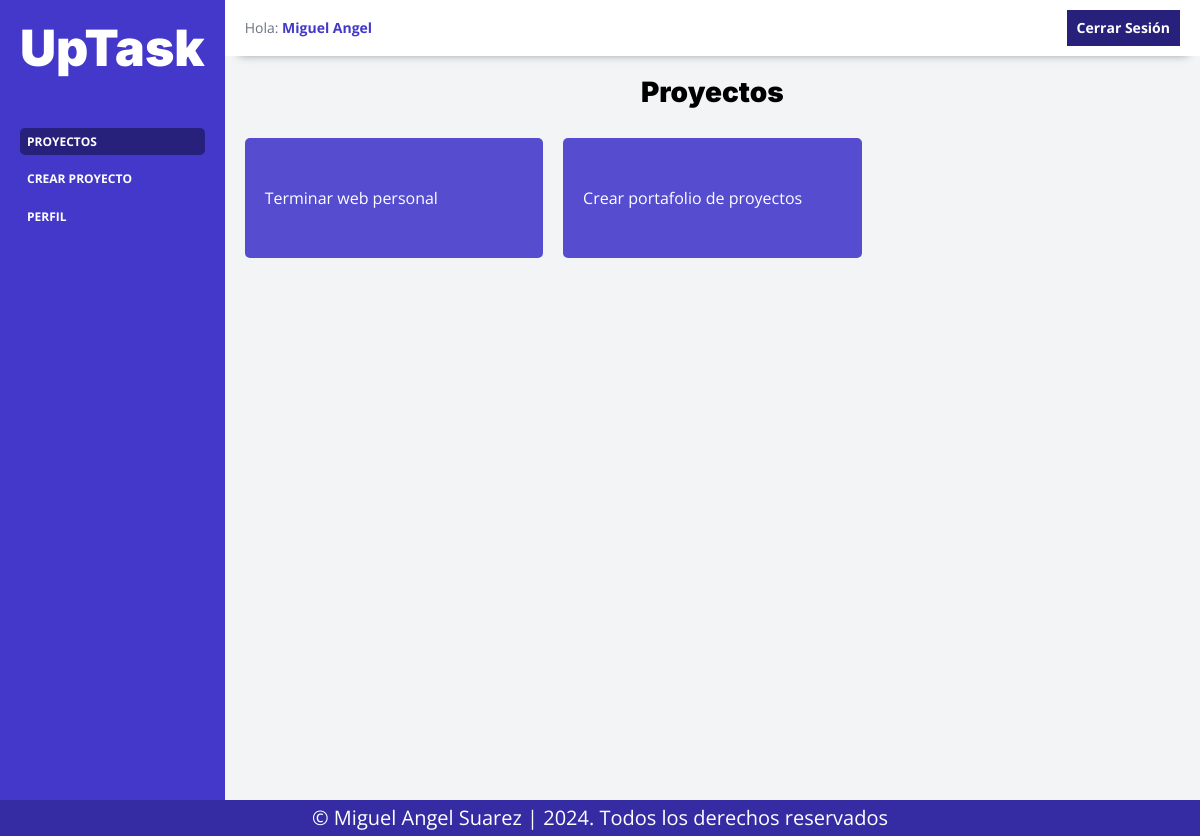
/dashboard (signed in), run on an earlier commit of the app's database.
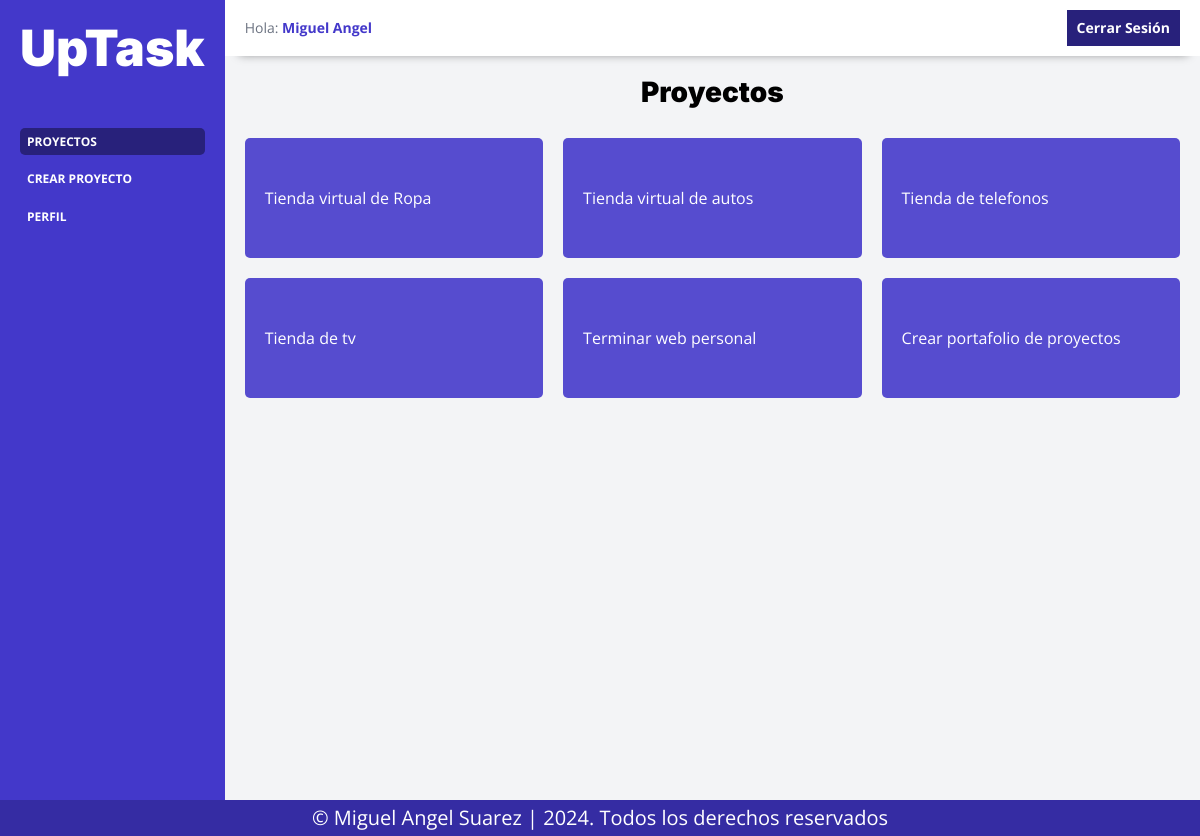
And on a later commit of the database.
### tables this page shows
CREATE TABLE `proyectos` (
  `id` int(11) NOT NULL,
  `proyecto` varchar(60) DEFAULT NULL,
  `url` varchar(32) DEFAULT NULL,
  `propietarioId` int(11) DEFAULT NULL
);

### controllers/DashboardController.php (called while the page is built, shortened)
<?php
class DashboardController{
    public static function index(Router $router){
        $id=$_SESSION['id'];
        $proyectos=Proyecto::belongsTo('propietarioId', $id);
        $router->render('dashboard/index', [
            'titulo'=>'Proyectos',
            'proyectos'=>$proyectos
        ]);
    }
}
?>

### public/index.php (called while the page is built, shortened)
<?php
$router = new Router();
$router->get('/', [LoginController::class, 'login']);
$router->post('/', [LoginController::class, 'login']);
$router->get('/logout', [LoginController::class, 'logout']);
$router->get('/crear', [LoginController::class, 'crear']);
$router->post('/crear', [LoginController::class, 'crear']);
$router->get('/olvide', [LoginController::class, 'olvide']);
$router->post('/olvide', [LoginController::class, 'olvide']);
$router->get('/reestablecer', [LoginController::class, 'reestablecer']);
$router->post('/reestablecer', [LoginController::class, 'reestablecer']);
$router->get('/mensaje', [LoginController::class, 'mensaje']);
$router->get('/confirmar', [LoginController::class, 'confirmar']);
$router->get('/dashboard', [DashboardController::class, 'index']);
$router->get('/crear-proyecto', [DashboardController::class, 'crear_proyecto']);
$router->post('/crear-proyecto', [DashboardController::class, 'crear_proyecto']);
$router->get('/proyecto', [DashboardController::class, 'proyecto']);
$router->get('/perfil', [DashboardController::class, 'perfil']);
$router->post('/perfil', [DashboardController::class, 'perfil']);
$router->get('/cambiar-password', [DashboardController::class, 'cambiar_password']);
$router->post('/cambiar-password', [DashboardController::class, 'cambiar_password']);
$router->get('/api/tareas', [TareaController::class, 'index']);
$router->post('/api/tarea', [TareaController::class, 'crear']);
$router->post('/api/tarea/actualizar', [TareaController::class, 'actualizar']);
$router->post('/api/tarea/eliminar', [TareaController::class, 'eliminar']);
$router->comprobarRutas();

### models/ActiveRecord.php (called while the page is built, shortened)
<?php
class ActiveRecord {
    protected static $db;
    protected static $tabla = '';
    public static function setDB($database) {
        self::$db = $database;
    }
    public static function belongsTo($columna, $valor) {
        $query = "SELECT * FROM " . static::$tabla . " WHERE ${columna} = '${valor}'";
        $resultado = self::consultarSQL($query);
        return $resultado ;
    }
    public static function consultarSQL($query) {
        $resultado = self::$db->query($query);
        $array = [];
        while($registro = $resultado->fetch_assoc()) {
            $array[] = static::crearObjeto($registro);
        }
        return $array;
    }
    protected static function crearObjeto($registro) {
        $objeto = new static;
        foreach($registro as $key => $value ) {
            if(property_exists( $objeto, $key  )) {
                $objeto->$key = $value;
            }
        }
        return $objeto;
    }
}

### views/dashboard/index.php (the view)
<?php require_once __DIR__ ."/header-dashboard.php";?>
    <?php if (count($proyectos)===0){ ?>
        <p class="no-proyectos">No hay proyectos Aún <a href="/crear-proyecto">Comienza creando uno</a></p>
        <?php } else { ?>
            <ul class="listado-proyectos">
                <?php  foreach($proyectos as $proyecto) {?>
                    <li class="proyecto">
                        <a href="/proyecto?id=<?php echo $proyecto->url;?>">
                            <?php echo $proyecto->proyecto; ?>
                        </a>
                    </li>
                    <?php } ?>
            </ul>
        <?php } ?>
<?php require_once __DIR__ ."/footer-dashboard.php";?>

### views/dashboard/header-dashboard.php
<div class="dashboard">
    <?php require_once __DIR__ . "/../templates/sidebar.php";  ?>
    <div class="principal">
        <?php include_once __DIR__.'/../templates/barra.php'; ?>
            <div class="contenido">
                <h2 class="nombre-pagina"><?php echo $titulo; ?></h2>

### views/templates/sidebar.php (shortened to what this page needs)
<aside class="sidebar">
    <div class="contenedor-sidebar">
     <h2>UpTask</h2>
    </div>
    <nav class="sidebar-nav">
        <a class=" <?php echo ($titulo === 'Proyectos') ? 'activo': ''; ?>" href="/dashboard">Proyectos</a>
        <a class=" <?php echo ($titulo === 'Crear proyecto') ? 'activo': ''; ?>" href="/crear-proyecto">Crear proyecto</a>
        <a class=" <?php echo ($titulo === 'Perfil') ? 'activo': ''; ?>" href="perfil">Perfil</a>
    </nav>
</aside>

### views/templates/barra.php (shortened to what this page needs)
<div class="barra">
    <p>Hola: <span><?php echo $_SESSION['nombre']; ?></span></p>
    <a href="/logout" class="cerrar-session">Cerrar Sesión</a>
</div>

### views/dashboard/footer-dashboard.php (shortened to what this page needs)
        </div>
    </div>
</div>
<footer class="footer text-white bg-indigo">
    <p class="text-center  m-0 text-white">&copy; <span>Miguel Angel Suarez | <?php echo(date('Y') ); ?></span>. Todos los derechos reservados</p>
    </footer>

### Router.php (shortened to what this page needs)
<?php
class Router
{
    public array $getRoutes = [];
    public array $postRoutes = [];
    public function get($url, $fn)
    {
        $this->getRoutes[$url] = $fn;
    }
    public function post($url, $fn)
    {
        $this->postRoutes[$url] = $fn;
    }
    public function comprobarRutas()
    {
        $currentUrl = strtok($_SERVER['REQUEST_URI'], '?') ?? '/';
        $method = $_SERVER['REQUEST_METHOD'];
        if ($method === 'GET') {
            $fn = $this->getRoutes[$currentUrl] ?? null;
        } else {
            $fn = $this->postRoutes[$currentUrl] ?? null;
        }
        if ( $fn ) {
            call_user_func($fn, $this);
        } else {
            echo "Página No Encontrada o Ruta no válida";
        }
    }
    public function render($view, $datos = [])
    {
        include_once __DIR__ . "/views/$view.php";
        $contenido = ob_get_clean();
        include_once __DIR__ . '/views/layout.php';
    }
}

### views/layout.php (shortened to what this page needs)
<!DOCTYPE html>
<html lang="es">
<head>
    <link rel="stylesheet" href="build/css/app.css">
</head>
<body>
    <?php echo $contenido; ?>
</body>
</html>

### public/build/css/app.css (style rules this page uses)
html { line-height:1.15;-webkit-text-size-adjust:100% }
body { margin:0 }
a { background-color:rgba(0,0,0,0) }
*,*:before,*:after { box-sizing:inherit }
html { font-size:62.5%;box-sizing:border-box;height:100% }
body { font-family:"Open Sans",sans-serif;font-size:1.6rem;min-height:100% }
a { text-decoration:none }
.bg-indigo { background-color:#352ca3 }
.m-0 { margin:0 }
h1,h2,h3 { font-family:"Inter",sans-serif;margin:0 0 2.5rem 0;font-weight:900 }
h2 { font-size:5rem }
p { font-size:2rem;color:#6b7280;line-height:1.8 }
.text-center { text-align:center }
.text-white { color:#fff }
.dashboard { background-color:#f3f4f6 }
@media (min-width: 768px) { .dashboard { display:flex;height:100vh } }
.dashboard .principal { flex:1;overflow:scroll }
.dashboard .contenido { padding:2rem }
.dashboard .contenido .nombre-pagina { text-align:center;font-size:2.8rem }
.sidebar { opacity:0;background-color:#4338ca;height:0;overflow:hidden;transition-property:opacity;transition-duration:500ms }
@media (min-width: 768px) { .sidebar { height:100%;opacity:1;padding:2rem;background-color:#4338ca } }
.sidebar .contenedor-sidebar { display:flex;justify-content:space-between;text-align:center }
.sidebar .contenedor-sidebar h2 { color:#fff;margin:0;text-align:center }
.sidebar .sidebar-nav { margin-top:5rem }
.sidebar a { color:#fff;display:block;margin-bottom:1.5rem;padding:.7rem;transition-property:background-color;transition-duration:300ms;text-transform:uppercase;font-weight:bold;font-size:2.4rem;margin-bottom:2rem;text-align:center }
.sidebar a:hover,.sidebar a.activo { background-color:#28217b;border-radius:.5rem }
@media (min-width: 768px) { .sidebar a { font-size:1.2rem;margin-bottom:1rem;text-align:left } }
.barra { display:none }
@media (min-width: 768px) { .barra { background-color:#fff;padding:1rem 2rem;box-shadow:1px 12px 9px -13px rgba(0,0,0,.4);display:flex;justify-content:space-between;align-items:center } }
.barra p { margin:0;font-size:1.4rem }
.barra p span { font-weight:700;color:#4338ca }
.barra .cerrar-session { background-color:#28217b;padding:1.5rem 4rem;color:#fff;font-size:1.6rem;display:inline-block;font-weight:700;border:none;transition-property:background-color;transition-duration:.3s;text-align:center;display:block;width:100%;font-size:1.4rem;padding:1rem;margin-top:1rem }
@media (min-width: 768px) { .barra .cerrar-session { width:auto } }
@media (min-width: 768px) { .barra .cerrar-session { margin-top:0 } }
.listado-proyectos { list-style:none;padding:0;margin-top:3rem;display:grid;gap:2rem;grid-template-columns:repeat(1, 1fr) }
@media (min-width: 768px) { .listado-proyectos { display:grid;gap:2rem;grid-template-columns:repeat(2, 1fr) } }
@media (min-width: 1024px) { .listado-proyectos { display:grid;gap:2rem;grid-template-columns:repeat(3, 1fr) } }
.listado-proyectos .proyecto { background-color:#564ccf;min-height:12rem;display:flex;align-items:center;padding:2rem;line-height:2;border-radius:5px }
.listado-proyectos .proyecto a { color:#fff }

What changed in the data, as far as the page shows it:
now on this page (row edited): proyectos: proyecto "Tienda virtual de Ropa"
now on this page (row edited): proyectos: proyecto "Tienda virtual de autos"
now on this page (row edited): proyectos: proyecto "Tienda de telefonos"
now on this page (row edited): proyectos: proyecto "Tienda de tv"
